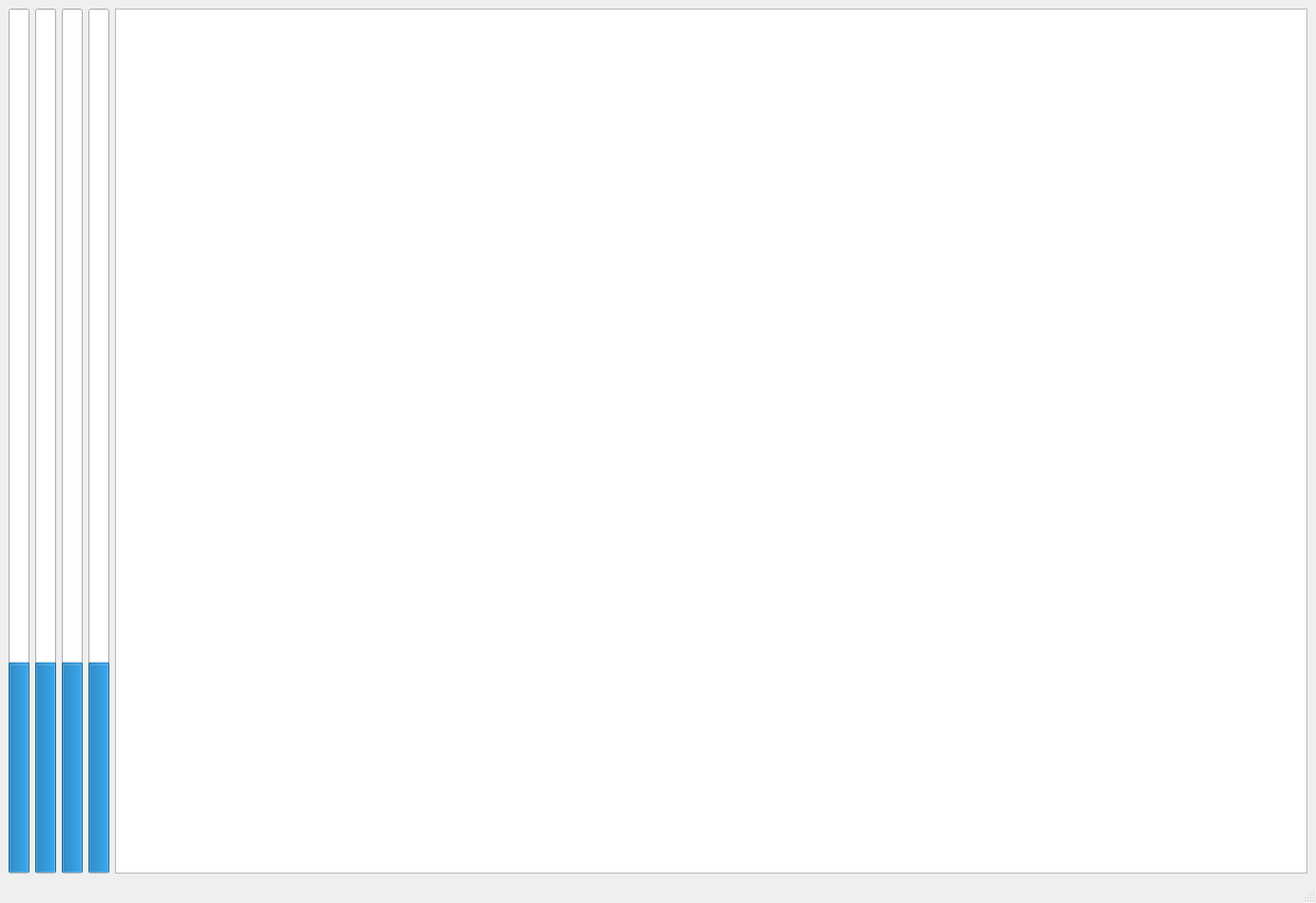
<?xml version="1.0" encoding="UTF-8"?>
<ui version="4.0">
 <class>MainWindow</class>
 <widget class="QMainWindow" name="MainWindow">
  <property name="geometry">
   <rect>
    <x>0</x>
    <y>0</y>
    <width>1384</width>
    <height>950</height>
   </rect>
  </property>
  <property name="windowTitle">
   <string>MainWindow</string>
  </property>
  <widget class="QWidget" name="centralwidget">
   <layout class="QHBoxLayout" name="horizontalLayout">
    <item>
     <widget class="QProgressBar" name="progressBar_2">
      <property name="value">
       <number>24</number>
      </property>
      <property name="orientation">
       <enum>Qt::Vertical</enum>
      </property>
      <property name="frame" stdset="0">
       <string>MasterMeasuredPower</string>
      </property>
      <property name="signal" stdset="0">
       <string>ReactivePower_measured</string>
      </property>
     </widget>
    </item>
    <item>
     <widget class="QProgressBar" name="progressBar">
      <property name="value">
       <number>24</number>
      </property>
      <property name="orientation">
       <enum>Qt::Vertical</enum>
      </property>
     </widget>
    </item>
    <item>
     <widget class="QProgressBar" name="progressBar_4">
      <property name="value">
       <number>24</number>
      </property>
      <property name="orientation">
       <enum>Qt::Vertical</enum>
      </property>
     </widget>
    </item>
    <item>
     <widget class="QProgressBar" name="progressBar_3">
      <property name="value">
       <number>24</number>
      </property>
      <property name="orientation">
       <enum>Qt::Vertical</enum>
      </property>
     </widget>
    </item>
    <item>
     <widget class="QTreeView" name="txrx"/>
    </item>
   </layout>
  </widget>
  <widget class="QMenuBar" name="menubar">
   <property name="geometry">
    <rect>
     <x>0</x>
     <y>0</y>
     <width>1384</width>
     <height>39</height>
    </rect>
   </property>
  </widget>
  <widget class="QStatusBar" name="statusbar"/>
 </widget>
 <resources/>
 <connections/>
</ui>
